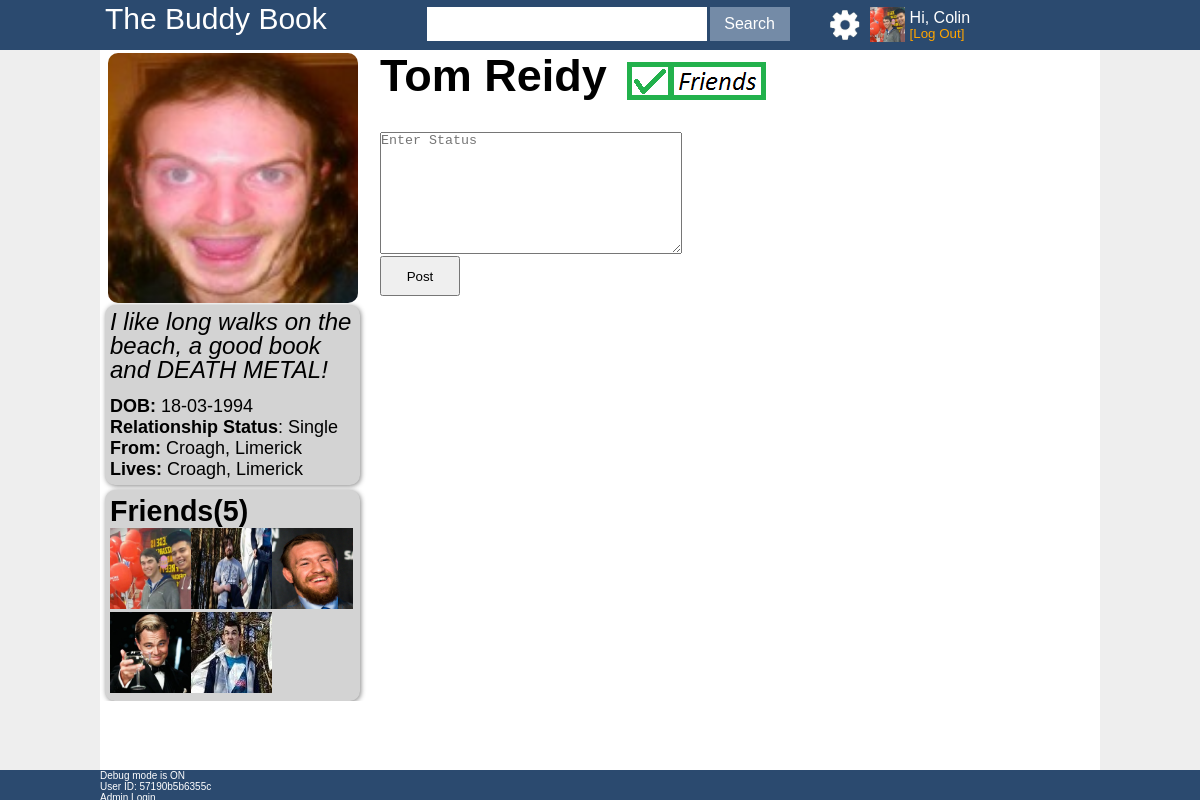
/profile.php?userID=5719166886e1c (signed in), run on the app's committed database.
### tables this page shows
CREATE TABLE `profile` (
  `profileID` varchar(45) NOT NULL,
  `description` varchar(250) DEFAULT NULL,
  `origFrom` varchar(45) DEFAULT NULL,
  `lives` varchar(45) DEFAULT NULL,
  `relationship` varchar(45) DEFAULT 'Private',
  `profilePic` varchar(45) DEFAULT 'images/profilepic.jpg',
  PRIMARY KEY (`profileID`),
  UNIQUE KEY `profileID_UNIQUE` (`profileID`)
);

CREATE TABLE `users` (
  `userID` varchar(45) NOT NULL,
  `firstName` varchar(45) DEFAULT NULL,
  `lastName` varchar(45) DEFAULT NULL,
  `email` varchar(45) DEFAULT NULL,
  `password` varchar(100) DEFAULT NULL,
  `dateOfBirth` date DEFAULT NULL,
  `gender` varchar(45) DEFAULT NULL,
  `dateCreated` datetime DEFAULT CURRENT_TIMESTAMP,
  PRIMARY KEY (`userID`),
  UNIQUE KEY `userID_UNIQUE` (`userID`),
  UNIQUE KEY `email_UNIQUE` (`email`),
  CONSTRAINT `userprofileFK` FOREIGN KEY (`userID`) REFERENCES `profile` (`profileID`)
);

### Library/functions.php (called while the page is built, shortened)
<?php
function findFriends($userID, $otherUser)
{
	include 'config/connection.php';
	try
	{
		$sql = 'SELECT friend1, friend2 FROM friends WHERE friend1 = :userID OR friend2 = :userID';
		$stmt = $conn->prepare($sql);
		$stmt->bindParam(':userID', $userID);
		$stmt->execute();
		$results = $stmt->fetchAll(PDO::FETCH_NUM);
		$x = 0;
		if($results != null)
		{
			foreach($results AS $id)
			{
				if(strcmp($userID, $id[0]))
				{
					$friends[$x] = $id[0];
					$x++;
				}
				if(strcmp($userID, $id[1]))
				{
					$friends[$x] = $id[1];
					$x++;
				}
			}
		}
		if(isset($friends))
		return $friends;
		else
		return false;
	}
	catch(PDOException $e)
	{
		$_SESSION['debug'] = $e->getMessage();
	}
}
function getFirstName($userID)
{
	include 'config/connection.php';
	try
	{
		$sql = 'SELECT firstName FROM users WHERE userID = :userID';
		$stmt = $conn->prepare($sql);
		$stmt->bindParam(':userID', $userID);
		$stmt->execute();
		$result = $stmt->fetch();
		if($result)
		{
			return $result['firstName'];
		}
		else
		{
			return false;
		}
	}
	catch(PDOException $e)
	{
		$_SESSION['debug'] = $e->getMessage();
	}
}
function getLastName($userID)
{
	include 'config/connection.php';
	try
	{
		$sql = 'SELECT lastName FROM users WHERE userID = :userID';
		$stmt = $conn->prepare($sql);
		$stmt->bindParam(':userID', $userID);
		$stmt->execute();
		$result = $stmt->fetch();
		if($result)
		{
			return $result['lastName'];
		}
		else
		{
			return false;
		}
	}
	catch(PDOException $e)
	{
		$_SESSION['debug'] = $e->getMessage();
	}
}
function getDOB($userID)
{
	include 'config/connection.php';
	try
	{
		$sql = 'SELECT dateOfBirth FROM users WHERE userID = :userID';
		$stmt = $conn->prepare($sql);
		$stmt->bindParam(':userID', $userID);
		$stmt->execute();
		$result = $stmt->fetch();
		$originalDate = DateTime::createFromFormat('Y-m-d', $result['dateOfBirth']);
		$newDate = $originalDate->format('d-m-Y');
		return $newDate;
	}
	catch(PDOException $e)
	{
		$_SESSION['debug'] = $e->getMessage();
	}
}
function getProfDesc($userID)
{
	include 'config/connection.php';
	try
	{
		$sql = 'SELECT description FROM profile WHERE profileID = :profileID';
		$stmt = $conn->prepare($sql);
		$stmt->bindParam(':profileID', $userID);
		$stmt->execute();
		$result = $stmt->fetch();
		if($result['description'] != null)
		{
			return $result['description'];
		}
		else
		{
			return "";
		}
	}
	catch(PDOException $e)
	{
		$_SESSION['debug'] = $e->getMessage();
	}
}
function getProfFrom($userID)
{
	include 'config/connection.php';
	try
	{
		$sql = 'SELECT origFrom FROM profile WHERE profileID = :profileID';
		$stmt = $conn->prepare($sql);
		$stmt->bindParam(':profileID', $userID);
		$stmt->execute();
		$result = $stmt->fetch();
		if($result['origFrom'] != null)
		{
			return $result['origFrom'];
		}
		else
		{
			return;
		}
	}
	catch(PDOException $e)
	{
		$_SESSION['debug'] = $e->getMessage();
	}
}
function getProfLives($userID)
{
	include 'config/connection.php';
	try
	{
		$sql = 'SELECT lives FROM profile WHERE profileID = :profileID';
		$stmt = $conn->prepare($sql);
		$stmt->bindParam(':profileID', $userID);
		$stmt->execute();
		$result = $stmt->fetch();
		return $result['lives'];
	}
	catch(PDOException $e)
	{
		$_SESSION['debug'] = $e->getMessage();
	}
}
function getProfRelationship($userID)
{
	include 'config/connection.php';
	try
	{
		$sql = 'SELECT relationship FROM profile WHERE profileID = :profileID';
		$stmt = $conn->prepare($sql);
		$stmt->bindParam(':profileID', $userID);
		$stmt->execute();
		$result = $stmt->fetch();
		return $result['relationship'];
	}
	catch(PDOException $e)
	{
		$_SESSION['debug'] = $e->getMessage();
	}
}
function getProfPic($userID)
{
	include 'config/connection.php';
	try
	{
		$sql = 'SELECT profilepic FROM profile WHERE profileID = :profileID';
		$stmt = $conn->prepare($sql);
		$stmt->bindParam(':profileID', $userID);
		$stmt->execute();
		$result = $stmt->fetch();
		return $result['profilepic'];
	}
	catch(PDOException $e)
	{
		$_SESSION['debug'] = $e->getMessage();
	}
}

### profile.php (the view, shortened to what this page needs)
<?php include "library/header.php" ?>
	<main>
		<?php
		if(isset($_SESSION['userID']))
		{
			if(isset($_GET['userID']))
			{
				$userID = $_GET['userID'];
			}
			else
			{
				$userID = $_SESSION['userID'];
			}
			echo '<div class="container">';
				echo '<div id="profCol">';
					echo '<img src="' . getProfPic($userID) . '" id="profPic" alt="My Profile Picture">';
					echo '<div id="profInfo">';
						if(getProfDesc($userID) != "")
						echo '<p id="profDesc">' . getProfDesc($userID) . '</p>';
						echo '<p id="profDOB"><strong>DOB:</strong> ' . getDOB($userID) . '</p>';
						if(getProfRelationship($userID) != "Private")
						echo '<p id="profRel"><strong>Relationship Status</strong>: ' . getProfRelationship($userID) . '</p>';
						if(getProfFrom($userID) != "")
						echo '<p id="profFrom"><strong>From:</strong> ' . getProfFrom($userID) . '</p>';
						if(getProfLives($userID) != "")
						echo '<p id="profLives"><strong>Lives:</strong> ' . getProfLives($userID) . '</p>';
					echo '</div>';
					echo '<div id="profFriendList">';
						if(isset($_GET['userID']))
							$friends = findFriends($userID, $_GET['userID']);
						else
							$friends = findFriends($userID, 0);
						if(count($friends) > 0)
						{
							echo '<h2>Friends('. count($friends) . ')</h2>';
							foreach($friends as $friend)
							{
								echo '<a href="profile.php?userID='. $friend . '"><img id="profFriendListPic" src="' . getProfPic($friend) . '" id="profilePic" title="' . getFirstName($friend) . " " . getLastName($friend) . '"/></a>';
							}
						}
						else
						{
							echo getFirstName($userID) . ' does not have any friends yet :(';
						}
					echo '</div>';
				echo '</div>';
				echo '<div id="profNameFriendStatus">';
					echo '<h1 id="profName">' . getfirstName($userID) . ' ' . getLastName($userID) . '</h1>';
					if(isset($_GET['userID']))
					{
						try
						{
							$sql = 'SELECT friend1, friend2 FROM friends WHERE (friend1 = :userID AND friend2 = :otherUserID) OR (friend2 = :userID AND friend1 = :otherUserID)';
							$stmt = $conn->prepare($sql);
							$stmt->bindParam(':userID', $_SESSION['userID']);
							$stmt->bindParam(':otherUserID', $_GET['userID']);
							$stmt->execute();
							$result = $stmt->fetch();
							if($result)
							{
								echo '<form id="friendStatusBox" action="'. $_SERVER['REQUEST_URI'] .'" method="post" >';
									echo '<input type="image" name="removeFriend" id="friendStatusPic" value="submit" src="design/friends.jpg"/>';
								echo '</form>';
							}
						}
						catch(PDOException $e)
						{
							$_SESSION['debug'] = $e->getMessage();
						}
					}
				echo '</div>';
				echo '<form id="statusForm" name="statusForm" method="post" action="' . $_SERVER['PHP_SELF'] . '">';
					echo '<textarea rows="8" cols="40" name="email" type="text" maxlength="40" placeholder="Enter Status" required ></textarea>';
					echo '<br>';
					echo '<input id="statusBtn" type="submit" name="status" value="Post" />';
				echo '</form>';
			echo '</div>';
		}
		?>
	</main>
<?php include "library/footer.php" ?>

### Library/header.php (shortened to what this page needs)
<?php include_once 'config/connection.php';?>
<?php include_once 'library/functions.php';?>
<!DOCTYPE HTML>
<html>
	<head>
		<link rel="stylesheet" href="design/style.css"/>
	</head>
	<body>
		<header>
			<?php
			if(isset($_SESSION['userID']))
			{
			?>
				<div class="container">
					<a href="profile.php" id="logoLoggedIn">The Buddy Book</a>
					<form action="search.php" id="search" method="post">
						<input type="text" id="searchBox" name="searchTerm" maxlength="35" value="<?php if(isset($_POST['searchTerm'])) echo $_POST['searchTerm']; ?>" >
						<input type="submit" id="searchBtn" name="search" value="Search">
					</form>
					<a href="editProfile.php"><img src="design/cog.jpg" id="settingsCog"/></a>
					<?php echo '<a href="profile.php"><img src="' . getProfPic($_SESSION['userID']) . '" id="profilePicHeader" alt="My Profile Picture"></a>'; ?>
					<form action="<?php echo $_SERVER['PHP_SELF'];?>" method="post" id="logoutBtnForm">
						<?php echo 'Hi, ' . getFirstName($_SESSION['userID']); ?>
						<input type="submit" name="logout" value="[Log Out]" id="logoutBtn">
					</form>
				</div>
			<?php
			}
			?>
		</header>

### Design/style.css (style rules this page uses)
* { margin: 0; padding: 0; text-decoration: none; }
html { height: 100%; }
body { height: 100%; background: #EEEEEE; font-family: "palatino linotype", arial; overflow-y: scroll; font-size: 62.5%; }
h1 { font-size: 3em; }
h2 { font-size: 2.2em; }
.container { width: 1000px; margin: auto; overflow: hidden; }
header { height: 50px; min-width: 1000px; background: #2B4A6F; }
header * { color: white; }
#logoLoggedIn { float: left; margin: 2px 0px 0px 5px; font-size: 3em; color: white; }
#search { float: left; margin: 7px 0px 0px 100px; height: 34px; }
#searchBox { width: 275px; height: 100%; padding-left: 5px; font-size: 1.7em; border-style: none; }
#searchBtn { width: 80px; height: 100%; border-style: none; font-size: 1.6em; background: #748BA7; color: white; }
#settingsCog { float: left; width: 30px; height: 30px; margin: 10px 0px 0px 40px; }
#profilePicHeader { float: left; width: 35px; height: 35px; margin: 7px 0px 0px 10px; }
#logoutBtnForm { float: left; height: 30px; width: 100px; margin: 10px 0px 0px 5px; color: white; font-size: 1.6em; background: #2B4A6F; line-height: 95%; }
#logoutBtn { background: #2B4A6F; color: orange; border-style: none; }
main { width: 1000px; margin: auto; min-height: calc(100% - 80px); background: white; clear: both; }
#profCol { float: left; width: 260px; height: auto; }
#profPic { height: 250px; width: 250px; border-radius: 10px; margin: 3px 0px 0px 8px; }
#profName { float: left; font-size: 4.5em; margin: 0px 0px 0px 20px; }
#profInfo { margin: 0px 0px 5px 5px; padding: 5px 5px 5px 5px; box-shadow: 1px 1px 5px #888888; border-radius: 10px; background: lightgrey; }
#profDesc { float: left; margin-bottom: 15px; line-height: 99%; width: 250px; font-size: 2.4em; font-style: italic; }
#profDOB { font-size: 1.8em; }
#profRel { font-size: 1.8em; }
#profFrom { font-size: 1.8em; }
#profLives { font-size: 1.8em; }
#profFriendList { float: left; margin: 0px 0px 0px 5px; box-shadow: 1px 1px 5px #888888; border-radius: 10px; background: lightgrey; padding: 5px; }
#profFriendListPic { height: 81px; width: 81px; overflow: none; }
#friendStatusBox, #friendStatusBoxNotFriends { width: 139px; height: 38px; float: left; margin: 12px 0px 0px 20px; }
#profFriendList { font-size: 1.3em; }
#statusForm { float: left; margin-top: 30px; margin-left: 20px; width: 600px; }
#statusForm textarea { width: 300px; }
#statusForm #statusBtn { height: 40px; width: 80px; }

### data on the page
profile: profilePic (picture)
users: firstName "Colin"
profile: profilePic (picture), description "I like long walks on the beach, a good book and DEATH METAL!", relationship "Single", origFrom "Croagh, Limerick", lives "Croagh, Limerick"
users: dateOfBirth "18-03-1994", firstName "Tom", lastName "Reidy"
profile: profilePic (picture)
profile: profilePic (picture)
profile: profilePic (picture)
profile: profilePic (picture)

### other printed values
count($friends) "5"
$_SESSION['userID'] "57190b5b6355c"
